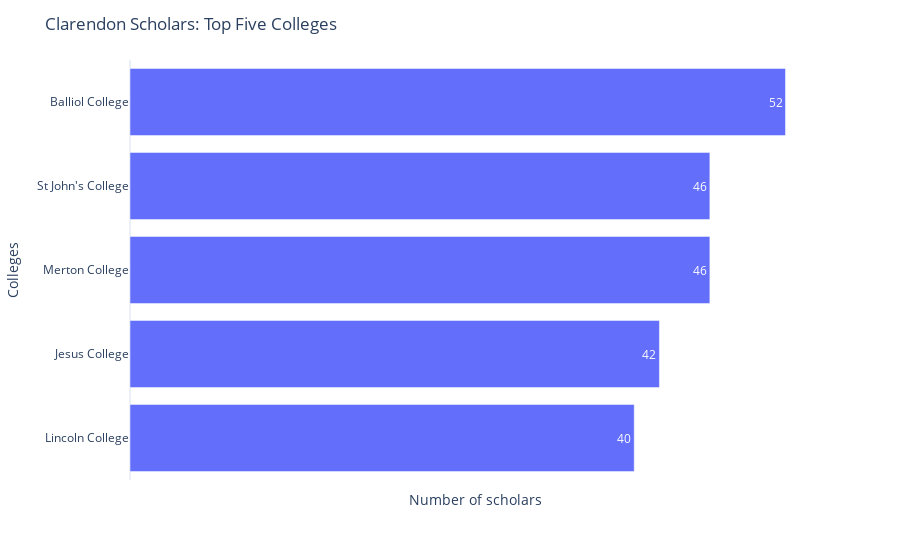

The notebook cell this image was saved under:
### Markdown cell above
**b. Clarendon Scholars by College**

### Code cell
scholar_count_college = scholar_data["College"].value_counts()[:5]
create_barchart(scholar_count_college, "Colleges", "Clarendon Scholars: Top Five Colleges")

### Figure 1 — Plotly figure (JSON) as saved in the notebook; plotly's stock layout.template omitted (floating-point values rounded to 4 significant figures)
{"data": [{"alignmentgroup": "True", "hovertemplate": "x=%{x}<br>index=%{y}<br>text=%{text}<extra></extra>", "legendgroup": "", "marker": {"color": "#636efa", "pattern": {"shape": ""}}, "name": "", "offsetgroup": "", "orientation": "h", "showlegend": false, "text": [52, 46, 46, 42, 40], "textposition": "inside", "type": "bar", "x": [52, 46, 46, 42, 40], "xaxis": "x", "y": ["Balliol College", "Merton College", "St John's College", "Jesus College", "Lincoln College"], "yaxis": "y"}], "layout": {"barmode": "relative", "legend": {"tracegroupgap": 0}, "margin": {"t": 60}, "title": {"text": "Clarendon Scholars: Top Five Colleges"}, "uniformtext": {"minsize": 8, "mode": "hide"}, "xaxis": {"anchor": "y", "domain": [0, 1], "showgrid": false, "showticklabels": false, "title": {"text": "Number of scholars"}}, "yaxis": {"anchor": "x", "categoryorder": "total ascending", "domain": [0, 1], "title": {"text": "Colleges"}}}}
